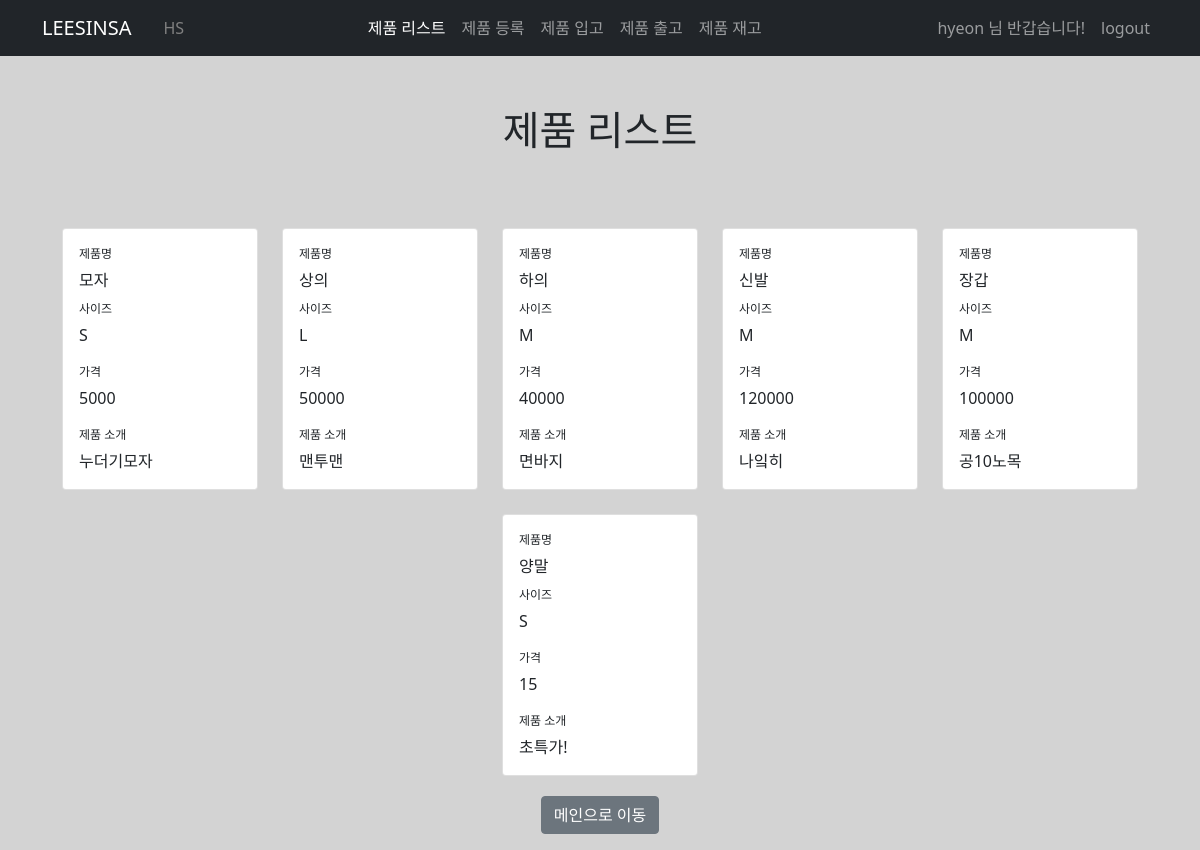
/product_list/ (signed in), run on an earlier commit of the app's database.
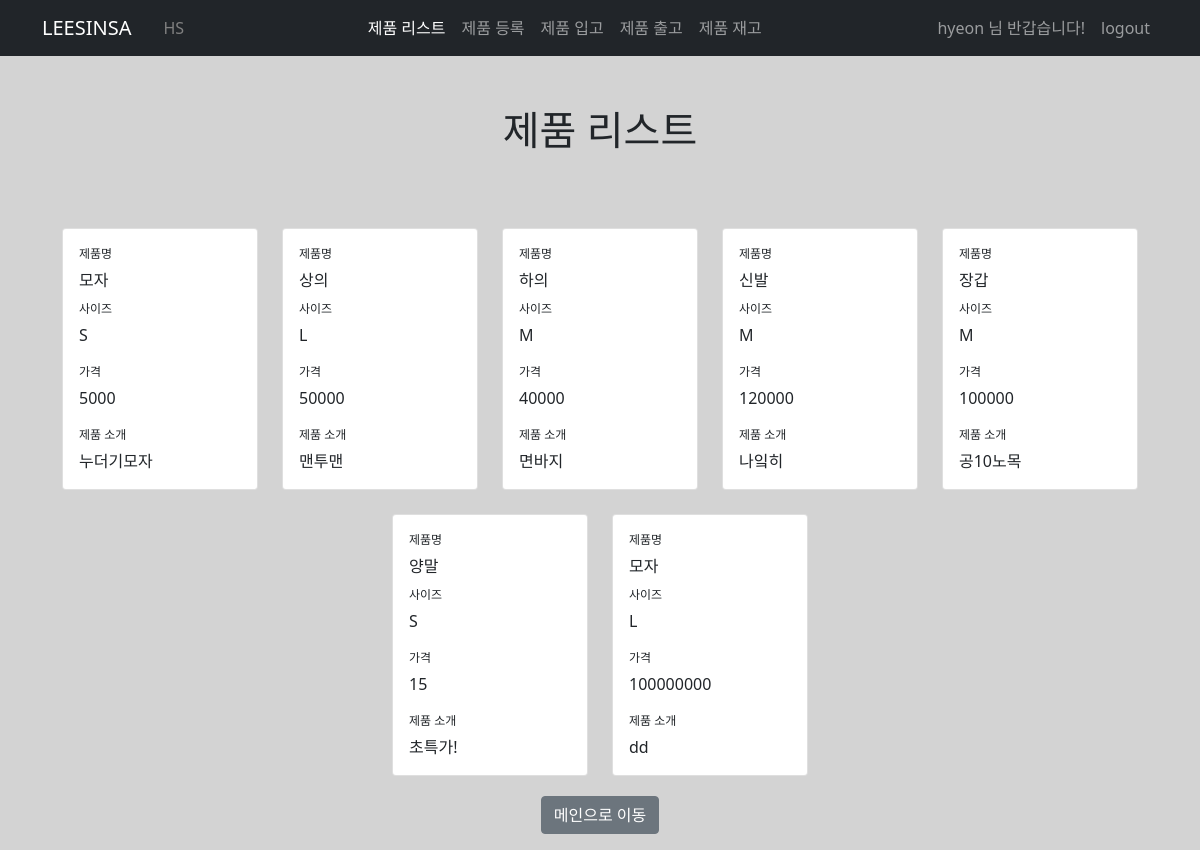
And on a later commit of the database.
### erp/models.py (models this page shows, shortened)
class Product(models.Model):
    code = models.AutoField(primary_key=True)
    name = models.CharField(max_length=50)
    description = models.CharField(max_length=256)
    inbound_price = models.DecimalField(max_digits=10, decimal_places=0, default=0)
    price = models.DecimalField(max_digits=10, decimal_places=0, default=0) # 출고 가격=판매 가격
    sizes = (
        ('S', 'Small'),
        ('M', 'Medium'),
        ('L', 'Large'),
        ('F', 'Free'),
    )
    size = models.CharField(choices=sizes, max_length=1)
    stock_quantity = models.IntegerField(default=0)

### erp/views.py (the view)
# urls.py: path('product_list/', views.product_list, name='product_list'),
@login_required
def product_list(request):
    if request.method == 'GET':
        database_list = Product.objects.all()
        return render(request, 'erp/product_list.html', {'database_list': database_list})

### templates/erp/product_list.html (shortened to what this page needs)
{% extends 'base.html' %}
{% block content %}
    <h1 style="text-align: center; margin-top: 50px">제품 리스트</h1>
    <div class="mycards" style="margin-top: 50px">
        <div class="row row-cols-1 row-cols-md-5 g-4" id="cards-box" style="justify-content: center; margin: auto 50px auto 50px">
            {% for product in database_list %}
            <div class="col">
                <div class="card h-100">
                    <div class="card-body">
                        <p style="font-size: 12px; margin-bottom: 5px">제품명</p>
                        <p class="card-title">{{ product.name }}</p>
                        <p style="font-size: 12px; margin-bottom: 5px">사이즈</p>
                        <p class="card-text">{{ product.size }}</p>
                        <p style="font-size: 12px; margin-bottom: 5px">가격</p>
                        <p class="mycomment">{{ product.price }}</p>
                        <p style="font-size: 12px; margin-bottom: 5px">제품 소개</p>
                        <p class="card-text">{{ product.description }}</p>
                    </div>
                </div>
            </div>
            {% endfor %}
        </div>
    </div>
    <p style="text-align: center; margin-top: 20px"><a href="/home" class="btn btn-secondary">메인으로 이동</a></p>
{% endblock %}

What changed in the data, as far as the page shows it:
added Product: name "모자", size "L", price "100000000", description "dd"
